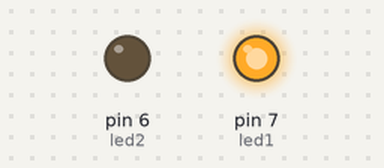
Bench run of a sketch on a simulated Arduino Uno, built with avr-gcc and run on an emulated ATmega328P. Shown: output pins drawn as LEDs (lit = HIGH).

Above: at 0.5 s.
At 2.5 s:
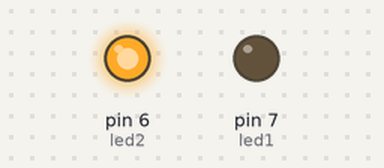
At 3.5 s:
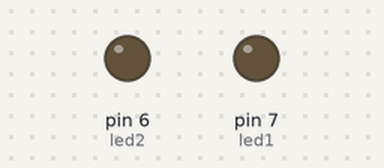
Timing chart, 0 to 5.2 s (numbered marks = the images above):
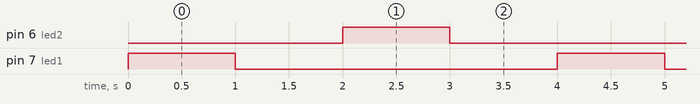

The sketch:

codigo.ino
```cpp
const int led1 = 7;
const int led2 = 6;

void setup()
{
  pinMode(led1, OUTPUT);
  pinMode(led2, OUTPUT);
}

void loop()
{
  digitalWrite(led1, HIGH);
  delay(1000);
  digitalWrite(led1, LOW);
  delay(1000);
  digitalWrite(led2, HIGH);
  delay(1000);
  digitalWrite(led2, LOW);
  delay(1000);

}
```

Measured:
- by itself, pin 6 (led2), pin 7 (led1): alternates HIGH for 1.0 s and LOW for 3.0 s
- by itself, everything shown: repeats every 4.0 s, in 4 steps
